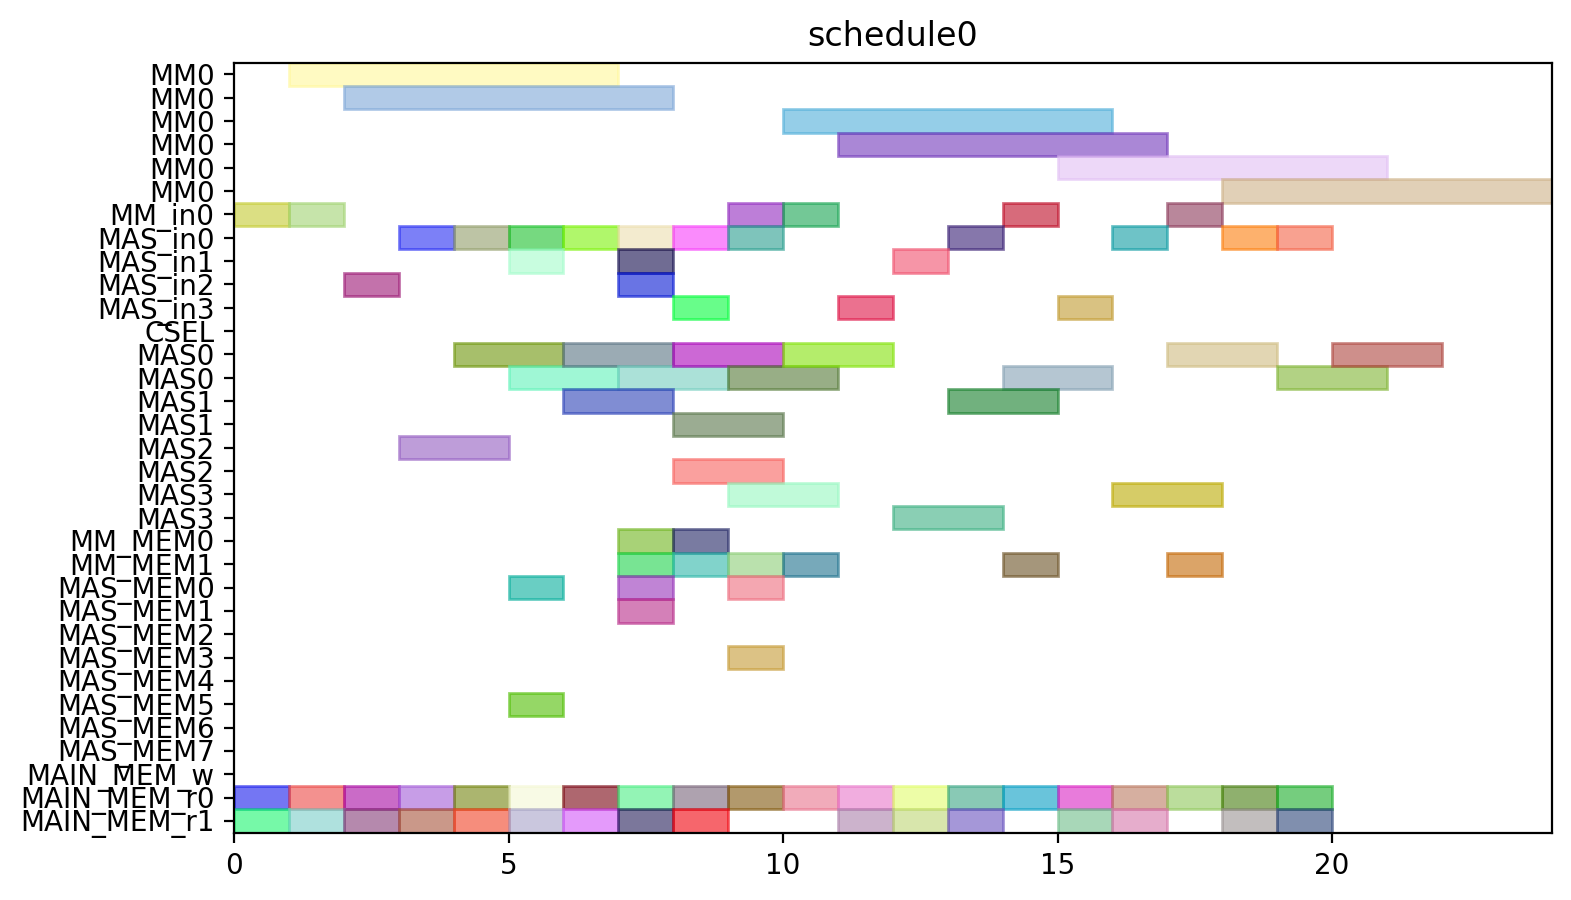

The script that drew this image:
from pyschedule import Scenario, solvers, plotters, alt


def solve():
	horizon = 120
	S = Scenario("schedule0", horizon=horizon)

	# resource
	MM = S.Resources('MM', num=1, size=6)
	MM_in = S.Resources('MM_in', num=1)
	MAS_in = S.Resources('MAS_in', num=4)
	CSEL = S.Resource('CSEL')
	MAS = S.Resources('MAS', num=4, size=2, periods=range(1, horizon))
	MM_MEM = S.Resources('MM_MEM', num=2)
	MAS_MEM = S.Resources('MAS_MEM', num=8)
	MAIN_MEM_w = S.Resource('MAIN_MEM_w', size=1)
	MAIN_MEM_r = S.Resources('MAIN_MEM_r', num=2)

	# result of previous scheduling

	# new tasks
	c_qinv_denom_inv0 = S.Task('c_qinv_denom_inv0', length=6, delay_cost=1)
	c_qinv_denom_inv0 += alt(MM)
	c_qinv_denom_inv0_in = S.Task('c_qinv_denom_inv0_in', length=1, delay_cost=1)
	c_qinv_denom_inv0_in += alt(MM_in)
	S += c_qinv_denom_inv0_in*MM_in[0]<=c_qinv_denom_inv0*MM[0]
	c_qinv_denom_inv0_mem0 = S.Task('c_qinv_denom_inv0_mem0', length=1, delay_cost=1)
	c_qinv_denom_inv0_mem0 += MAIN_MEM_r[0]
	S += c_qinv_denom_inv0_mem0 <= c_qinv_denom_inv0

	c_qinv_denom_inv0_mem1 = S.Task('c_qinv_denom_inv0_mem1', length=1, delay_cost=1)
	c_qinv_denom_inv0_mem1 += MAIN_MEM_r[1]
	S += c_qinv_denom_inv0_mem1 <= c_qinv_denom_inv0

	c_qinv_denom_inv1_ = S.Task('c_qinv_denom_inv1_', length=6, delay_cost=1)
	c_qinv_denom_inv1_ += alt(MM)
	c_qinv_denom_inv1__in = S.Task('c_qinv_denom_inv1__in', length=1, delay_cost=1)
	c_qinv_denom_inv1__in += alt(MM_in)
	S += c_qinv_denom_inv1__in*MM_in[0]<=c_qinv_denom_inv1_*MM[0]
	c_qinv_denom_inv1__mem0 = S.Task('c_qinv_denom_inv1__mem0', length=1, delay_cost=1)
	c_qinv_denom_inv1__mem0 += MAIN_MEM_r[0]
	S += c_qinv_denom_inv1__mem0 <= c_qinv_denom_inv1_

	c_qinv_denom_inv1__mem1 = S.Task('c_qinv_denom_inv1__mem1', length=1, delay_cost=1)
	c_qinv_denom_inv1__mem1 += MAIN_MEM_r[1]
	S += c_qinv_denom_inv1__mem1 <= c_qinv_denom_inv1_

	c_qinv0_t2 = S.Task('c_qinv0_t2', length=2, delay_cost=1)
	c_qinv0_t2 += alt(MAS)
	c_qinv0_t2_in = S.Task('c_qinv0_t2_in', length=1, delay_cost=1)
	c_qinv0_t2_in += alt(MAS_in)
	S += c_qinv0_t2_in*MAS_in[0]<=c_qinv0_t2*MAS[0]

	S += c_qinv0_t2_in*MAS_in[1]<=c_qinv0_t2*MAS[1]

	S += c_qinv0_t2_in*MAS_in[2]<=c_qinv0_t2*MAS[2]

	S += c_qinv0_t2_in*MAS_in[3]<=c_qinv0_t2*MAS[3]

	c_qinv0_t2_mem0 = S.Task('c_qinv0_t2_mem0', length=1, delay_cost=1)
	c_qinv0_t2_mem0 += MAIN_MEM_r[0]
	S += c_qinv0_t2_mem0 <= c_qinv0_t2

	c_qinv0_t2_mem1 = S.Task('c_qinv0_t2_mem1', length=1, delay_cost=1)
	c_qinv0_t2_mem1 += MAIN_MEM_r[1]
	S += c_qinv0_t2_mem1 <= c_qinv0_t2

	c_qinv1__t2 = S.Task('c_qinv1__t2', length=2, delay_cost=1)
	c_qinv1__t2 += alt(MAS)
	c_qinv1__t2_in = S.Task('c_qinv1__t2_in', length=1, delay_cost=1)
	c_qinv1__t2_in += alt(MAS_in)
	S += c_qinv1__t2_in*MAS_in[0]<=c_qinv1__t2*MAS[0]

	S += c_qinv1__t2_in*MAS_in[1]<=c_qinv1__t2*MAS[1]

	S += c_qinv1__t2_in*MAS_in[2]<=c_qinv1__t2*MAS[2]

	S += c_qinv1__t2_in*MAS_in[3]<=c_qinv1__t2*MAS[3]

	c_qinv1__t2_mem0 = S.Task('c_qinv1__t2_mem0', length=1, delay_cost=1)
	c_qinv1__t2_mem0 += MAIN_MEM_r[0]
	S += c_qinv1__t2_mem0 <= c_qinv1__t2

	c_qinv1__t2_mem1 = S.Task('c_qinv1__t2_mem1', length=1, delay_cost=1)
	c_qinv1__t2_mem1 += MAIN_MEM_r[1]
	S += c_qinv1__t2_mem1 <= c_qinv1__t2

	c0_t0_t2 = S.Task('c0_t0_t2', length=2, delay_cost=1)
	c0_t0_t2 += alt(MAS)
	c0_t0_t2_in = S.Task('c0_t0_t2_in', length=1, delay_cost=1)
	c0_t0_t2_in += alt(MAS_in)
	S += c0_t0_t2_in*MAS_in[0]<=c0_t0_t2*MAS[0]

	S += c0_t0_t2_in*MAS_in[1]<=c0_t0_t2*MAS[1]

	S += c0_t0_t2_in*MAS_in[2]<=c0_t0_t2*MAS[2]

	S += c0_t0_t2_in*MAS_in[3]<=c0_t0_t2*MAS[3]

	c0_t0_t2_mem0 = S.Task('c0_t0_t2_mem0', length=1, delay_cost=1)
	c0_t0_t2_mem0 += MAIN_MEM_r[0]
	S += c0_t0_t2_mem0 <= c0_t0_t2

	c0_t0_t2_mem1 = S.Task('c0_t0_t2_mem1', length=1, delay_cost=1)
	c0_t0_t2_mem1 += MAIN_MEM_r[1]
	S += c0_t0_t2_mem1 <= c0_t0_t2

	c0_t1_t2 = S.Task('c0_t1_t2', length=2, delay_cost=1)
	c0_t1_t2 += alt(MAS)
	c0_t1_t2_in = S.Task('c0_t1_t2_in', length=1, delay_cost=1)
	c0_t1_t2_in += alt(MAS_in)
	S += c0_t1_t2_in*MAS_in[0]<=c0_t1_t2*MAS[0]

	S += c0_t1_t2_in*MAS_in[1]<=c0_t1_t2*MAS[1]

	S += c0_t1_t2_in*MAS_in[2]<=c0_t1_t2*MAS[2]

	S += c0_t1_t2_in*MAS_in[3]<=c0_t1_t2*MAS[3]

	c0_t1_t2_mem0 = S.Task('c0_t1_t2_mem0', length=1, delay_cost=1)
	c0_t1_t2_mem0 += MAIN_MEM_r[0]
	S += c0_t1_t2_mem0 <= c0_t1_t2

	c0_t1_t2_mem1 = S.Task('c0_t1_t2_mem1', length=1, delay_cost=1)
	c0_t1_t2_mem1 += MAIN_MEM_r[1]
	S += c0_t1_t2_mem1 <= c0_t1_t2

	c0_t20 = S.Task('c0_t20', length=2, delay_cost=1)
	c0_t20 += alt(MAS)
	c0_t20_in = S.Task('c0_t20_in', length=1, delay_cost=1)
	c0_t20_in += alt(MAS_in)
	S += c0_t20_in*MAS_in[0]<=c0_t20*MAS[0]

	S += c0_t20_in*MAS_in[1]<=c0_t20*MAS[1]

	S += c0_t20_in*MAS_in[2]<=c0_t20*MAS[2]

	S += c0_t20_in*MAS_in[3]<=c0_t20*MAS[3]

	c0_t20_mem0 = S.Task('c0_t20_mem0', length=1, delay_cost=1)
	c0_t20_mem0 += MAIN_MEM_r[0]
	S += c0_t20_mem0 <= c0_t20

	c0_t20_mem1 = S.Task('c0_t20_mem1', length=1, delay_cost=1)
	c0_t20_mem1 += MAIN_MEM_r[1]
	S += c0_t20_mem1 <= c0_t20

	c0_t21 = S.Task('c0_t21', length=2, delay_cost=1)
	c0_t21 += alt(MAS)
	c0_t21_in = S.Task('c0_t21_in', length=1, delay_cost=1)
	c0_t21_in += alt(MAS_in)
	S += c0_t21_in*MAS_in[0]<=c0_t21*MAS[0]

	S += c0_t21_in*MAS_in[1]<=c0_t21*MAS[1]

	S += c0_t21_in*MAS_in[2]<=c0_t21*MAS[2]

	S += c0_t21_in*MAS_in[3]<=c0_t21*MAS[3]

	c0_t21_mem0 = S.Task('c0_t21_mem0', length=1, delay_cost=1)
	c0_t21_mem0 += MAIN_MEM_r[0]
	S += c0_t21_mem0 <= c0_t21

	c0_t21_mem1 = S.Task('c0_t21_mem1', length=1, delay_cost=1)
	c0_t21_mem1 += MAIN_MEM_r[1]
	S += c0_t21_mem1 <= c0_t21

	c1_t0_t2 = S.Task('c1_t0_t2', length=2, delay_cost=1)
	c1_t0_t2 += alt(MAS)
	c1_t0_t2_in = S.Task('c1_t0_t2_in', length=1, delay_cost=1)
	c1_t0_t2_in += alt(MAS_in)
	S += c1_t0_t2_in*MAS_in[0]<=c1_t0_t2*MAS[0]

	S += c1_t0_t2_in*MAS_in[1]<=c1_t0_t2*MAS[1]

	S += c1_t0_t2_in*MAS_in[2]<=c1_t0_t2*MAS[2]

	S += c1_t0_t2_in*MAS_in[3]<=c1_t0_t2*MAS[3]

	c1_t0_t2_mem0 = S.Task('c1_t0_t2_mem0', length=1, delay_cost=1)
	c1_t0_t2_mem0 += MAIN_MEM_r[0]
	S += c1_t0_t2_mem0 <= c1_t0_t2

	c1_t0_t2_mem1 = S.Task('c1_t0_t2_mem1', length=1, delay_cost=1)
	c1_t0_t2_mem1 += MAIN_MEM_r[1]
	S += c1_t0_t2_mem1 <= c1_t0_t2

	c1_t1_t2 = S.Task('c1_t1_t2', length=2, delay_cost=1)
	c1_t1_t2 += alt(MAS)
	c1_t1_t2_in = S.Task('c1_t1_t2_in', length=1, delay_cost=1)
	c1_t1_t2_in += alt(MAS_in)
	S += c1_t1_t2_in*MAS_in[0]<=c1_t1_t2*MAS[0]

	S += c1_t1_t2_in*MAS_in[1]<=c1_t1_t2*MAS[1]

	S += c1_t1_t2_in*MAS_in[2]<=c1_t1_t2*MAS[2]

	S += c1_t1_t2_in*MAS_in[3]<=c1_t1_t2*MAS[3]

	c1_t1_t2_mem0 = S.Task('c1_t1_t2_mem0', length=1, delay_cost=1)
	c1_t1_t2_mem0 += MAIN_MEM_r[0]
	S += c1_t1_t2_mem0 <= c1_t1_t2

	c1_t1_t2_mem1 = S.Task('c1_t1_t2_mem1', length=1, delay_cost=1)
	c1_t1_t2_mem1 += MAIN_MEM_r[1]
	S += c1_t1_t2_mem1 <= c1_t1_t2

	c1_t20 = S.Task('c1_t20', length=2, delay_cost=1)
	c1_t20 += alt(MAS)
	c1_t20_in = S.Task('c1_t20_in', length=1, delay_cost=1)
	c1_t20_in += alt(MAS_in)
	S += c1_t20_in*MAS_in[0]<=c1_t20*MAS[0]

	S += c1_t20_in*MAS_in[1]<=c1_t20*MAS[1]

	S += c1_t20_in*MAS_in[2]<=c1_t20*MAS[2]

	S += c1_t20_in*MAS_in[3]<=c1_t20*MAS[3]

	c1_t20_mem0 = S.Task('c1_t20_mem0', length=1, delay_cost=1)
	c1_t20_mem0 += MAIN_MEM_r[0]
	S += c1_t20_mem0 <= c1_t20

	c1_t20_mem1 = S.Task('c1_t20_mem1', length=1, delay_cost=1)
	c1_t20_mem1 += MAIN_MEM_r[1]
	S += c1_t20_mem1 <= c1_t20

	c1_t21 = S.Task('c1_t21', length=2, delay_cost=1)
	c1_t21 += alt(MAS)
	c1_t21_in = S.Task('c1_t21_in', length=1, delay_cost=1)
	c1_t21_in += alt(MAS_in)
	S += c1_t21_in*MAS_in[0]<=c1_t21*MAS[0]

	S += c1_t21_in*MAS_in[1]<=c1_t21*MAS[1]

	S += c1_t21_in*MAS_in[2]<=c1_t21*MAS[2]

	S += c1_t21_in*MAS_in[3]<=c1_t21*MAS[3]

	c1_t21_mem0 = S.Task('c1_t21_mem0', length=1, delay_cost=1)
	c1_t21_mem0 += MAIN_MEM_r[0]
	S += c1_t21_mem0 <= c1_t21

	c1_t21_mem1 = S.Task('c1_t21_mem1', length=1, delay_cost=1)
	c1_t21_mem1 += MAIN_MEM_r[1]
	S += c1_t21_mem1 <= c1_t21

	c2_t0_t2 = S.Task('c2_t0_t2', length=2, delay_cost=1)
	c2_t0_t2 += alt(MAS)
	c2_t0_t2_in = S.Task('c2_t0_t2_in', length=1, delay_cost=1)
	c2_t0_t2_in += alt(MAS_in)
	S += c2_t0_t2_in*MAS_in[0]<=c2_t0_t2*MAS[0]

	S += c2_t0_t2_in*MAS_in[1]<=c2_t0_t2*MAS[1]

	S += c2_t0_t2_in*MAS_in[2]<=c2_t0_t2*MAS[2]

	S += c2_t0_t2_in*MAS_in[3]<=c2_t0_t2*MAS[3]

	c2_t0_t2_mem0 = S.Task('c2_t0_t2_mem0', length=1, delay_cost=1)
	c2_t0_t2_mem0 += MAIN_MEM_r[0]
	S += c2_t0_t2_mem0 <= c2_t0_t2

	c2_t0_t2_mem1 = S.Task('c2_t0_t2_mem1', length=1, delay_cost=1)
	c2_t0_t2_mem1 += MAIN_MEM_r[1]
	S += c2_t0_t2_mem1 <= c2_t0_t2

	c2_t1_t2 = S.Task('c2_t1_t2', length=2, delay_cost=1)
	c2_t1_t2 += alt(MAS)
	c2_t1_t2_in = S.Task('c2_t1_t2_in', length=1, delay_cost=1)
	c2_t1_t2_in += alt(MAS_in)
	S += c2_t1_t2_in*MAS_in[0]<=c2_t1_t2*MAS[0]

	S += c2_t1_t2_in*MAS_in[1]<=c2_t1_t2*MAS[1]

	S += c2_t1_t2_in*MAS_in[2]<=c2_t1_t2*MAS[2]

	S += c2_t1_t2_in*MAS_in[3]<=c2_t1_t2*MAS[3]

	c2_t1_t2_mem0 = S.Task('c2_t1_t2_mem0', length=1, delay_cost=1)
	c2_t1_t2_mem0 += MAIN_MEM_r[0]
	S += c2_t1_t2_mem0 <= c2_t1_t2

	c2_t1_t2_mem1 = S.Task('c2_t1_t2_mem1', length=1, delay_cost=1)
	c2_t1_t2_mem1 += MAIN_MEM_r[1]
	S += c2_t1_t2_mem1 <= c2_t1_t2

	c2_t20 = S.Task('c2_t20', length=2, delay_cost=1)
	c2_t20 += alt(MAS)
	c2_t20_in = S.Task('c2_t20_in', length=1, delay_cost=1)
	c2_t20_in += alt(MAS_in)
	S += c2_t20_in*MAS_in[0]<=c2_t20*MAS[0]

	S += c2_t20_in*MAS_in[1]<=c2_t20*MAS[1]

	S += c2_t20_in*MAS_in[2]<=c2_t20*MAS[2]

	S += c2_t20_in*MAS_in[3]<=c2_t20*MAS[3]

	c2_t20_mem0 = S.Task('c2_t20_mem0', length=1, delay_cost=1)
	c2_t20_mem0 += MAIN_MEM_r[0]
	S += c2_t20_mem0 <= c2_t20

	c2_t20_mem1 = S.Task('c2_t20_mem1', length=1, delay_cost=1)
	c2_t20_mem1 += MAIN_MEM_r[1]
	S += c2_t20_mem1 <= c2_t20

	c2_t21 = S.Task('c2_t21', length=2, delay_cost=1)
	c2_t21 += alt(MAS)
	c2_t21_in = S.Task('c2_t21_in', length=1, delay_cost=1)
	c2_t21_in += alt(MAS_in)
	S += c2_t21_in*MAS_in[0]<=c2_t21*MAS[0]

	S += c2_t21_in*MAS_in[1]<=c2_t21*MAS[1]

	S += c2_t21_in*MAS_in[2]<=c2_t21*MAS[2]

	S += c2_t21_in*MAS_in[3]<=c2_t21*MAS[3]

	c2_t21_mem0 = S.Task('c2_t21_mem0', length=1, delay_cost=1)
	c2_t21_mem0 += MAIN_MEM_r[0]
	S += c2_t21_mem0 <= c2_t21

	c2_t21_mem1 = S.Task('c2_t21_mem1', length=1, delay_cost=1)
	c2_t21_mem1 += MAIN_MEM_r[1]
	S += c2_t21_mem1 <= c2_t21

	c_qinv0_t0 = S.Task('c_qinv0_t0', length=6, delay_cost=1)
	c_qinv0_t0 += alt(MM)
	c_qinv0_t0_in = S.Task('c_qinv0_t0_in', length=1, delay_cost=1)
	c_qinv0_t0_in += alt(MM_in)
	S += c_qinv0_t0_in*MM_in[0]<=c_qinv0_t0*MM[0]
	c_qinv0_t0_mem0 = S.Task('c_qinv0_t0_mem0', length=1, delay_cost=1)
	c_qinv0_t0_mem0 += MAIN_MEM_r[0]
	S += c_qinv0_t0_mem0 <= c_qinv0_t0

	c_qinv0_t0_mem1 = S.Task('c_qinv0_t0_mem1', length=1, delay_cost=1)
	c_qinv0_t0_mem1 += alt(MM_MEM)
	S += (c_qinv_denom_inv0*MM[0])-1 < c_qinv0_t0_mem1*MM_MEM[1]
	S += c_qinv0_t0_mem1 <= c_qinv0_t0

	c_qinv0_t1 = S.Task('c_qinv0_t1', length=6, delay_cost=1)
	c_qinv0_t1 += alt(MM)
	c_qinv0_t1_in = S.Task('c_qinv0_t1_in', length=1, delay_cost=1)
	c_qinv0_t1_in += alt(MM_in)
	S += c_qinv0_t1_in*MM_in[0]<=c_qinv0_t1*MM[0]
	c_qinv0_t1_mem0 = S.Task('c_qinv0_t1_mem0', length=1, delay_cost=1)
	c_qinv0_t1_mem0 += MAIN_MEM_r[0]
	S += c_qinv0_t1_mem0 <= c_qinv0_t1

	c_qinv0_t1_mem1 = S.Task('c_qinv0_t1_mem1', length=1, delay_cost=1)
	c_qinv0_t1_mem1 += alt(MM_MEM)
	S += (c_qinv_denom_inv1_*MM[0])-1 < c_qinv0_t1_mem1*MM_MEM[1]
	S += c_qinv0_t1_mem1 <= c_qinv0_t1

	c_qinv0_t3 = S.Task('c_qinv0_t3', length=2, delay_cost=1)
	c_qinv0_t3 += alt(MAS)
	c_qinv0_t3_in = S.Task('c_qinv0_t3_in', length=1, delay_cost=1)
	c_qinv0_t3_in += alt(MAS_in)
	S += c_qinv0_t3_in*MAS_in[0]<=c_qinv0_t3*MAS[0]

	S += c_qinv0_t3_in*MAS_in[1]<=c_qinv0_t3*MAS[1]

	S += c_qinv0_t3_in*MAS_in[2]<=c_qinv0_t3*MAS[2]

	S += c_qinv0_t3_in*MAS_in[3]<=c_qinv0_t3*MAS[3]

	c_qinv0_t3_mem0 = S.Task('c_qinv0_t3_mem0', length=1, delay_cost=1)
	c_qinv0_t3_mem0 += alt(MM_MEM)
	S += (c_qinv_denom_inv0*MM[0])-1 < c_qinv0_t3_mem0*MM_MEM[0]
	S += c_qinv0_t3_mem0 <= c_qinv0_t3

	c_qinv0_t3_mem1 = S.Task('c_qinv0_t3_mem1', length=1, delay_cost=1)
	c_qinv0_t3_mem1 += alt(MM_MEM)
	S += (c_qinv_denom_inv1_*MM[0])-1 < c_qinv0_t3_mem1*MM_MEM[1]
	S += c_qinv0_t3_mem1 <= c_qinv0_t3

	c_qinv1__t0 = S.Task('c_qinv1__t0', length=6, delay_cost=1)
	c_qinv1__t0 += alt(MM)
	c_qinv1__t0_in = S.Task('c_qinv1__t0_in', length=1, delay_cost=1)
	c_qinv1__t0_in += alt(MM_in)
	S += c_qinv1__t0_in*MM_in[0]<=c_qinv1__t0*MM[0]
	c_qinv1__t0_mem0 = S.Task('c_qinv1__t0_mem0', length=1, delay_cost=1)
	c_qinv1__t0_mem0 += MAIN_MEM_r[0]
	S += c_qinv1__t0_mem0 <= c_qinv1__t0

	c_qinv1__t0_mem1 = S.Task('c_qinv1__t0_mem1', length=1, delay_cost=1)
	c_qinv1__t0_mem1 += alt(MM_MEM)
	S += (c_qinv_denom_inv0*MM[0])-1 < c_qinv1__t0_mem1*MM_MEM[1]
	S += c_qinv1__t0_mem1 <= c_qinv1__t0

	c_qinv1__t1 = S.Task('c_qinv1__t1', length=6, delay_cost=1)
	c_qinv1__t1 += alt(MM)
	c_qinv1__t1_in = S.Task('c_qinv1__t1_in', length=1, delay_cost=1)
	c_qinv1__t1_in += alt(MM_in)
	S += c_qinv1__t1_in*MM_in[0]<=c_qinv1__t1*MM[0]
	c_qinv1__t1_mem0 = S.Task('c_qinv1__t1_mem0', length=1, delay_cost=1)
	c_qinv1__t1_mem0 += MAIN_MEM_r[0]
	S += c_qinv1__t1_mem0 <= c_qinv1__t1

	c_qinv1__t1_mem1 = S.Task('c_qinv1__t1_mem1', length=1, delay_cost=1)
	c_qinv1__t1_mem1 += alt(MM_MEM)
	S += (c_qinv_denom_inv1_*MM[0])-1 < c_qinv1__t1_mem1*MM_MEM[1]
	S += c_qinv1__t1_mem1 <= c_qinv1__t1

	c_qinv1__t3 = S.Task('c_qinv1__t3', length=2, delay_cost=1)
	c_qinv1__t3 += alt(MAS)
	c_qinv1__t3_in = S.Task('c_qinv1__t3_in', length=1, delay_cost=1)
	c_qinv1__t3_in += alt(MAS_in)
	S += c_qinv1__t3_in*MAS_in[0]<=c_qinv1__t3*MAS[0]

	S += c_qinv1__t3_in*MAS_in[1]<=c_qinv1__t3*MAS[1]

	S += c_qinv1__t3_in*MAS_in[2]<=c_qinv1__t3*MAS[2]

	S += c_qinv1__t3_in*MAS_in[3]<=c_qinv1__t3*MAS[3]

	c_qinv1__t3_mem0 = S.Task('c_qinv1__t3_mem0', length=1, delay_cost=1)
	c_qinv1__t3_mem0 += alt(MM_MEM)
	S += (c_qinv_denom_inv0*MM[0])-1 < c_qinv1__t3_mem0*MM_MEM[0]
	S += c_qinv1__t3_mem0 <= c_qinv1__t3

	c_qinv1__t3_mem1 = S.Task('c_qinv1__t3_mem1', length=1, delay_cost=1)
	c_qinv1__t3_mem1 += alt(MM_MEM)
	S += (c_qinv_denom_inv1_*MM[0])-1 < c_qinv1__t3_mem1*MM_MEM[1]
	S += c_qinv1__t3_mem1 <= c_qinv1__t3

	c0_t4_t2 = S.Task('c0_t4_t2', length=2, delay_cost=1)
	c0_t4_t2 += alt(MAS)
	c0_t4_t2_in = S.Task('c0_t4_t2_in', length=1, delay_cost=1)
	c0_t4_t2_in += alt(MAS_in)
	S += c0_t4_t2_in*MAS_in[0]<=c0_t4_t2*MAS[0]

	S += c0_t4_t2_in*MAS_in[1]<=c0_t4_t2*MAS[1]

	S += c0_t4_t2_in*MAS_in[2]<=c0_t4_t2*MAS[2]

	S += c0_t4_t2_in*MAS_in[3]<=c0_t4_t2*MAS[3]

	c0_t4_t2_mem0 = S.Task('c0_t4_t2_mem0', length=1, delay_cost=1)
	c0_t4_t2_mem0 += alt(MAS_MEM)
	S += (c0_t20*MAS[0])-1 < c0_t4_t2_mem0*MAS_MEM[0]
	S += (c0_t20*MAS[1])-1 < c0_t4_t2_mem0*MAS_MEM[2]
	S += (c0_t20*MAS[2])-1 < c0_t4_t2_mem0*MAS_MEM[4]
	S += (c0_t20*MAS[3])-1 < c0_t4_t2_mem0*MAS_MEM[6]
	S += c0_t4_t2_mem0 <= c0_t4_t2

	c0_t4_t2_mem1 = S.Task('c0_t4_t2_mem1', length=1, delay_cost=1)
	c0_t4_t2_mem1 += alt(MAS_MEM)
	S += (c0_t21*MAS[0])-1 < c0_t4_t2_mem1*MAS_MEM[1]
	S += (c0_t21*MAS[1])-1 < c0_t4_t2_mem1*MAS_MEM[3]
	S += (c0_t21*MAS[2])-1 < c0_t4_t2_mem1*MAS_MEM[5]
	S += (c0_t21*MAS[3])-1 < c0_t4_t2_mem1*MAS_MEM[7]
	S += c0_t4_t2_mem1 <= c0_t4_t2

	c1_t4_t2 = S.Task('c1_t4_t2', length=2, delay_cost=1)
	c1_t4_t2 += alt(MAS)
	c1_t4_t2_in = S.Task('c1_t4_t2_in', length=1, delay_cost=1)
	c1_t4_t2_in += alt(MAS_in)
	S += c1_t4_t2_in*MAS_in[0]<=c1_t4_t2*MAS[0]

	S += c1_t4_t2_in*MAS_in[1]<=c1_t4_t2*MAS[1]

	S += c1_t4_t2_in*MAS_in[2]<=c1_t4_t2*MAS[2]

	S += c1_t4_t2_in*MAS_in[3]<=c1_t4_t2*MAS[3]

	c1_t4_t2_mem0 = S.Task('c1_t4_t2_mem0', length=1, delay_cost=1)
	c1_t4_t2_mem0 += alt(MAS_MEM)
	S += (c1_t20*MAS[0])-1 < c1_t4_t2_mem0*MAS_MEM[0]
	S += (c1_t20*MAS[1])-1 < c1_t4_t2_mem0*MAS_MEM[2]
	S += (c1_t20*MAS[2])-1 < c1_t4_t2_mem0*MAS_MEM[4]
	S += (c1_t20*MAS[3])-1 < c1_t4_t2_mem0*MAS_MEM[6]
	S += c1_t4_t2_mem0 <= c1_t4_t2

	c1_t4_t2_mem1 = S.Task('c1_t4_t2_mem1', length=1, delay_cost=1)
	c1_t4_t2_mem1 += alt(MAS_MEM)
	S += (c1_t21*MAS[0])-1 < c1_t4_t2_mem1*MAS_MEM[1]
	S += (c1_t21*MAS[1])-1 < c1_t4_t2_mem1*MAS_MEM[3]
	S += (c1_t21*MAS[2])-1 < c1_t4_t2_mem1*MAS_MEM[5]
	S += (c1_t21*MAS[3])-1 < c1_t4_t2_mem1*MAS_MEM[7]
	S += c1_t4_t2_mem1 <= c1_t4_t2

	c2_t4_t2 = S.Task('c2_t4_t2', length=2, delay_cost=1)
	c2_t4_t2 += alt(MAS)
	c2_t4_t2_in = S.Task('c2_t4_t2_in', length=1, delay_cost=1)
	c2_t4_t2_in += alt(MAS_in)
	S += c2_t4_t2_in*MAS_in[0]<=c2_t4_t2*MAS[0]

	S += c2_t4_t2_in*MAS_in[1]<=c2_t4_t2*MAS[1]

	S += c2_t4_t2_in*MAS_in[2]<=c2_t4_t2*MAS[2]

	S += c2_t4_t2_in*MAS_in[3]<=c2_t4_t2*MAS[3]

	c2_t4_t2_mem0 = S.Task('c2_t4_t2_mem0', length=1, delay_cost=1)
	c2_t4_t2_mem0 += alt(MAS_MEM)
	S += (c2_t20*MAS[0])-1 < c2_t4_t2_mem0*MAS_MEM[0]
	S += (c2_t20*MAS[1])-1 < c2_t4_t2_mem0*MAS_MEM[2]
	S += (c2_t20*MAS[2])-1 < c2_t4_t2_mem0*MAS_MEM[4]
	S += (c2_t20*MAS[3])-1 < c2_t4_t2_mem0*MAS_MEM[6]
	S += c2_t4_t2_mem0 <= c2_t4_t2

	c2_t4_t2_mem1 = S.Task('c2_t4_t2_mem1', length=1, delay_cost=1)
	c2_t4_t2_mem1 += alt(MAS_MEM)
	S += (c2_t21*MAS[0])-1 < c2_t4_t2_mem1*MAS_MEM[1]
	S += (c2_t21*MAS[1])-1 < c2_t4_t2_mem1*MAS_MEM[3]
	S += (c2_t21*MAS[2])-1 < c2_t4_t2_mem1*MAS_MEM[5]
	S += (c2_t21*MAS[3])-1 < c2_t4_t2_mem1*MAS_MEM[7]
	S += c2_t4_t2_mem1 <= c2_t4_t2

	solvers.mip.solve(S,msg=1,kind='CPLEX',ratio_gap=1.01)

	solution = [['hoge']*len(S.solution()[1]) for i in range(len(S.solution()))]
	for i in range(len(S.solution())):
		for j in range(len(S.solution()[i])):
			solution[i][j]=str(S.solution()[i][j])
	print(solution)

	cycles = int(solution[-1][3])

	pic_file_name = "/home/mfukuda/ABE/multiRAM_multiMAS_16mux/scheduling_result/stage6MM1_stage2MAS4/FP12_INV_AFTER_FPINV/schedule0.png"
	if(S.solution() != []):
		plotters.matplotlib.plot(S,img_filename=pic_file_name, show_task_labels=False, fig_size=(cycles*0.25+3, 5))

	return solution
